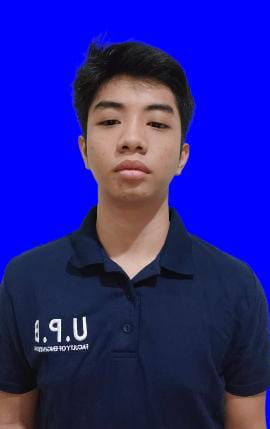
#> input picture Citra Richie/richie.jpeg, 270 x 429 px, given in place of the camera
$ python Tugas2.py
#> lines starting #> are read from the running program, lines starting #| are printed output that depends on the picture; after the words box and inside, x2 and y2 are one past the last pixel; in counts of white or black regions, pixels touching at a corner belong together
import cv2
import numpy as np

# Menyiapkan Pengambilan Video dari Webcam (0 adalah kamera default)
video = cv2.VideoCapture(0)

# Memuat Haar Cascade menggunakan path bawaan OpenCV (Mencegah error file tidak ditemukan)
facedetect = cv2.CascadeClassifier(cv2.data.haarcascades + 'haarcascade_frontalface_default.xml')

# Menginisialisasi Variabel
faces_data = [] # List untuk menyimpan data wajah yang dipotong
i = 0           # Penghitung frame

print("Memulai kamera... Tekan 'q' pada keyboard untuk menghentikan program.")

# Menangkap dan Memproses Bingkai secara Real-Time
while True:
    ret, frame = video.read()
#> frame is the input picture: shape (429, 270, 3); mean B, G, R 144.4, 32.5, 35.8

    # Jika kamera gagal terbuka/terbaca, lewati loop
    if not ret:
        print("Gagal mengambil gambar dari kamera. Pastikan webcam tidak sedang digunakan oleh aplikasi lain.")
        break

    # Mengubah gambar menjadi hitam putih (Grayscale) untuk mempermudah deteksi
    gray = cv2.cvtColor(frame, cv2.COLOR_BGR2GRAY)
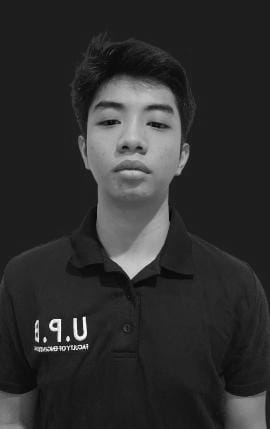
#> gray: shape (429, 270); min 1, max 254, mean 46.3

    # Mendeteksi wajah pada frame
    faces = facedetect.detectMultiScale(gray, 1.3, 5)
#> faces = [[68, 70, 132, 132]]

    for (x, y, w, h) in faces:
        # Memotong bagian wajah dari frame aslinya
        crop_img = frame[y:y+h, x:x+w, :]

        # Mengubah ukuran wajah yang dipotong menjadi 50x50 piksel
        resized_img = cv2.resize(crop_img, (50, 50))

        # Menyimpan gambar wajah ke dalam list (Maksimal 100 gambar, diambil setiap 10 frame)
        if len(faces_data) < 100 and i % 10 == 0:
            faces_data.append(resized_img)
            print(f"Menyimpan data wajah ke-{len(faces_data)}/100")

        i += 1

        # Menampilkan teks jumlah wajah yang sudah disimpan di layar
        cv2.putText(frame, str(len(faces_data)), (50, 50), cv2.FONT_HERSHEY_COMPLEX, 1, (50, 50, 255), 1)

        # Menggambar kotak merah di sekitar wajah yang terdeteksi
        cv2.rectangle(frame, (x, y), (x+w, y+h), (50, 50, 255), 2)
#> this loop made 1 pass
#> (x, y, w, h, i) on pass 1: (68, 70, 132, 132, 1)
#| Menyimpan data wajah ke-1/100
#> pass 1, `crop_img = frame[y:y+h, x:x+w, :]`:
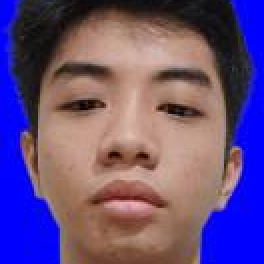
#> crop_img: shape (132, 132, 3) (shown 2 times larger); mean B, G, R 125.8, 79.2, 103.2
#> pass 1, `resized_img = cv2.resize(crop_img, (50, 50))`:
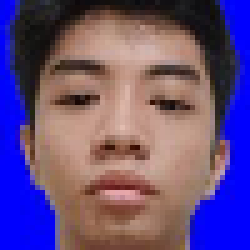
#> resized_img: shape (50, 50, 3) (shown 5 times larger); mean B, G, R 125.7, 79.1, 103.2
#> after the loop:
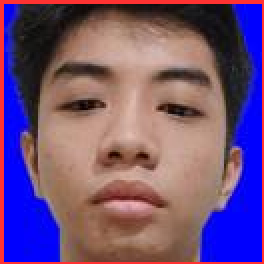
#> crop_img: shape (132, 132, 3) (shown 2 times larger); 4.49% of pixels changed, all inside (x1, y1, x2, y2) = (0, 0, 132, 132)
#> after the loop:
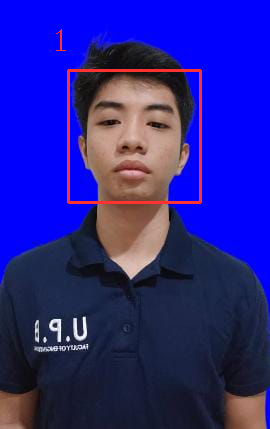
#> frame: shape (429, 270, 3); 1.41% of pixels changed, all inside (x1, y1, x2, y2) = (56, 29, 202, 204)
#> after the loop, faces_data = 1 item; i = 1

    # Menampilkan hasil video ke layar
    cv2.imshow("Frame Pengenalan Wajah", frame)

    # Menunggu tombol ditekan selama 1 milidetik
    k = cv2.waitKey(1)
#> (key q is pressed here)

    # Jika tombol 'q' ditekan, program akan berhenti
    if k == ord('q'):
        print("Program dihentikan oleh pengguna.")
        break

    # Program otomatis berhenti jika sudah mengumpulkan 100 data wajah (opsional, sesuai modul)
    if len(faces_data) >= 100:
        print("Pengumpulan 100 data wajah selesai!")
        break

# Melepaskan Kamera dan menutup semua jendela UI OpenCV
video.release()
cv2.destroyAllWindows()
import pickle

# --- TAMBAHAN UNTUK MENYIMPAN DATA WAJAH ---
faces_data = np.asarray(faces_data)
faces_data = faces_data.reshape(100, -1)
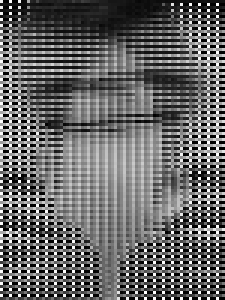
#> faces_data: shape (100, 75) (shown 3 times larger); min 0, max 255, mean 102.7

# Menggunakan nama 'richie' secara otomatis sesuai nama fotomu
nama = "richie"

# Menyimpan Label/Nama
try:
    with open('names.pkl', 'rb') as f:
#> (reads Citra Richie/names.pkl from the repository)
        names = pickle.load(f)
except:
    names = []
names = names + [nama] * 100
with open('names.pkl', 'wb') as f:
    pickle.dump(names, f)

# Menyimpan Data Gambar Wajah
try:
    with open('faces_data.pkl', 'rb') as f:
#> (reads Citra Richie/faces_data.pkl from the repository)
        faces = pickle.load(f)
    faces = np.append(faces, faces_data, axis=0)
except:
    faces = faces_data

with open('faces_data.pkl', 'wb') as f:
    pickle.dump(faces, f)

print(f"Dataset wajah untuk {nama} berhasil dibuat dan disimpan!")
